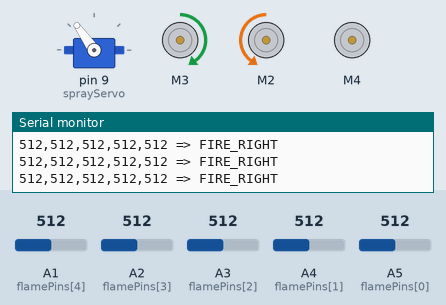
Bench run of a sketch on a simulated Arduino Uno, built with avr-gcc and run on an emulated ATmega328P. Parts: servo, 3 × DC motor (green arrow = forward, orange = backward, longer = faster), the last lines printed to the serial monitor. Inputs (shaded band) come from the test bench; at power-on: A5 (flamePins[0]) = 512, A2 (flamePins[3]) = 512, A1 (flamePins[4]) = 512, A3 (flamePins[2]) = 512, A4 (flamePins[1]) = 512.

Above: at 1.2 s.
1.3 s: A5 (flamePins[0]) set to 479
At 2.8 s:
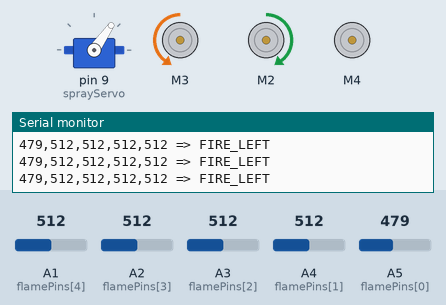
3.1 s: A2 (flamePins[3]) set to 186
4.6 s: A2 (flamePins[3]) set to 164
At 6.0 s:
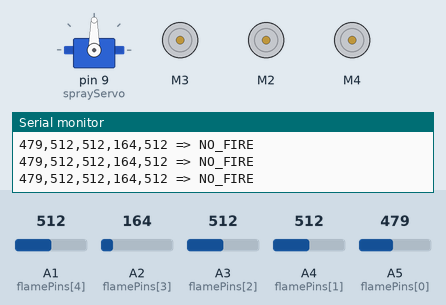
6.3 s: A2 (flamePins[3]) set to 182
At 7.6 s:
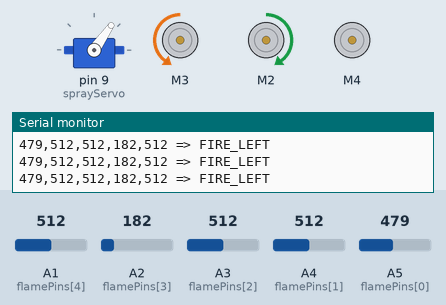
7.9 s: A5 (flamePins[0]) set to 714
At 8.18 s:
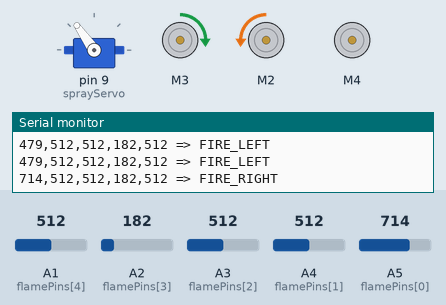
9.7 s: A2 (flamePins[3]) set to 162
At 9.85 s:
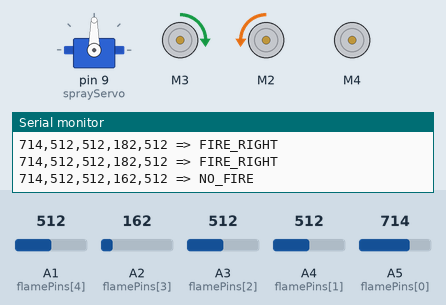
Timing chart, 0 to 12.4 s (numbered marks = the images above; inputs shaded):
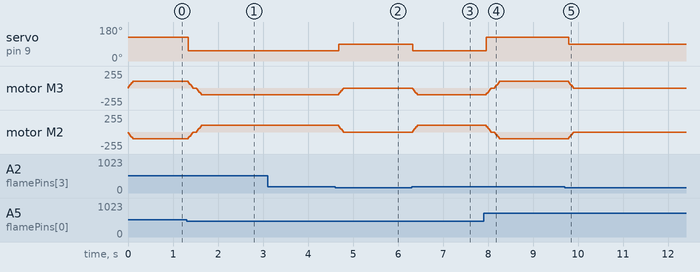

Measured:
- the behaviour switches between 486 and 485 on A5 (flamePins[0]) (found by bisection; images 0 and 1)
- the behaviour switches between 173 and 172 on A2 (flamePins[3]) (found by bisection; images 1 and 2)
- after the input at 1.3 s, servo on pin 9 (sprayServo): 125° → 55° at once; motor M3: moves from forward 100/255 to backward 100/255 over 0.29 s, starting at once; motor M2: moves from backward 100/255 to forward 100/255 over 0.29 s, starting at once
- after the input at 4.6 s, servo on pin 9 (sprayServo): 55° → 90° after 0.08 s; motor M3: backward 100/255 → stopped after 0.08 s; motor M2: forward 100/255 → stopped after 0.08 s
- after the input at 6.3 s, servo on pin 9 (sprayServo): 90° → 55° at once; motor M3: stopped → backward 100/255 at once; motor M2: stopped → forward 100/255 at once
- after the input at 7.9 s, servo on pin 9 (sprayServo): 55° → 125° after 0.07 s; motor M3: moves from backward 100/255 to forward 100/255 over 0.29 s, starting after 0.07 s; motor M2: moves from forward 100/255 to backward 100/255 over 0.29 s, starting after 0.07 s
- after the input at 9.7 s, servo on pin 9 (sprayServo): 125° → 90° after 0.09 s; motor M3: forward 100/255 → stopped after 0.09 s; motor M2: backward 100/255 → stopped after 0.09 s

The sketch:

02_fire_robot_ml.ino
```cpp
/*
  Fire fighting robot dengan keputusan berbasis model Decision Tree.
  Urutan logis sensor: s1=A5, s2=A4, s3=A3, s4=A2, s5=A1.

  Alur keputusan:
  1. predictFireDirection() mengklasifikasikan arah api ke 4 kelas.
  2. Jika hasilnya FIRE_CENTER dan s3 >= PROXIMITY_THRESHOLD, robot berhenti dan padamkan.
  3. Selain itu, robot bergerak mengikuti arah klasifikasi.

  Ganti fungsi predictFireDirection() dengan hasil dari train_fire_model.py
  setelah training menggunakan data asli dari robot.
*/

#include <AFMotor.h>
#include <Servo.h>

AF_DCMotor leftMotor(3);
AF_DCMotor rightMotor(2);
AF_DCMotor pumpMotor(4);

Servo sprayServo;

// Urutan logis dataset: s1=A5, s2=A4, s3=A3, s4=A2, s5=A1.
const int flamePins[5] = { A5, A4, A3, A2, A1 };

const int MOTOR_SPEED = 100;
const int PUMP_SPEED  = 200;
const int MOTOR_RAMP_STEP = 20;
const int MOTOR_RAMP_DELAY_MS = 25;
const int MOTOR_DIRECTION_CHANGE_PAUSE_MS = 60;

const int SERVO_LEFT   = 55;
const int SERVO_CENTER = 90;
const int SERVO_RIGHT  = 125;

// Threshold proximity pada channel tengah (A3 / s3).
// Untuk dataset ini, nilai s3 yang lebih tinggi berarti api tengah lebih kuat/dekat.
// Nilai 1000 dipakai sebagai default konservatif dan tetap perlu kalibrasi robot fisik.
const int PROXIMITY_THRESHOLD = 1000;

enum FireDirection {
  NO_FIRE = 0,
  FIRE_LEFT = 1,
  FIRE_CENTER = 2,
  FIRE_RIGHT = 3,
};

int currentDriveSpeed = 0;
uint8_t currentLeftDirection = RELEASE;
uint8_t currentRightDirection = RELEASE;

void setup() {
  Serial.begin(9600);

  sprayServo.attach(9);
  sprayServo.write(SERVO_CENTER);

  leftMotor.setSpeed(0);
  rightMotor.setSpeed(0);
  pumpMotor.setSpeed(PUMP_SPEED);

  stopMotors();
  pumpMotor.run(RELEASE);
}

void loop() {
  int s1 = analogRead(flamePins[0]);
  int s2 = analogRead(flamePins[1]);
  int s3 = analogRead(flamePins[2]);
  int s4 = analogRead(flamePins[3]);
  int s5 = analogRead(flamePins[4]);

  int direction = predictFireDirection(s1, s2, s3, s4, s5);
  bool isClose = (direction == FIRE_CENTER) && (s3 >= PROXIMITY_THRESHOLD);

  printDebug(s1, s2, s3, s4, s5, direction, isClose);
  applyDecision(direction, isClose);

  delay(150);
}

// ---------------------------------------------------------------
// GANTI fungsi ini dengan output dari train_fire_model.py
// setelah training menggunakan data sensor asli.
// ---------------------------------------------------------------
int predictFireDirection(int s1, int s2, int s3, int s4, int s5) {
  if (s4 <= 172) {
    return NO_FIRE;
  } else {
    if (s3 <= 795) {
      if (s1 <= 485) {
        return FIRE_LEFT;
      } else {
        return FIRE_RIGHT;
      }
    } else {
      if (s2 <= 704) {
        return FIRE_LEFT;
      } else {
        if (s1 <= 998) {
          return FIRE_CENTER;
        } else {
          return FIRE_RIGHT;
        }
      }
    }
  }
}

void applyDecision(int direction, bool isClose) {
  if (direction == FIRE_LEFT) {
    sprayServo.write(SERVO_LEFT);
    pumpMotor.run(RELEASE);
    turnLeft();
    return;
  }

  if (direction == FIRE_RIGHT) {
    sprayServo.write(SERVO_RIGHT);
    pumpMotor.run(RELEASE);
    turnRight();
    return;
  }

  if (direction == FIRE_CENTER) {
    sprayServo.write(SERVO_CENTER);
    if (isClose) {
      stopMotors();
      extinguish();
    } else {
      pumpMotor.run(RELEASE);
      moveForward();
    }
    return;
  }

  sprayServo.write(SERVO_CENTER);
  pumpMotor.run(RELEASE);
  stopMotors();
}

void rampDriveSpeed(int targetSpeed) {
  targetSpeed = constrain(targetSpeed, 0, MOTOR_SPEED);

  while (currentDriveSpeed != targetSpeed) {
    if (currentDriveSpeed < targetSpeed) {
      currentDriveSpeed += MOTOR_RAMP_STEP;
      if (currentDriveSpeed > targetSpeed) currentDriveSpeed = targetSpeed;
    } else {
      currentDriveSpeed -= MOTOR_RAMP_STEP;
      if (currentDriveSpeed < targetSpeed) currentDriveSpeed = targetSpeed;
    }

    leftMotor.setSpeed(currentDriveSpeed);
    rightMotor.setSpeed(currentDriveSpeed);
    delay(MOTOR_RAMP_DELAY_MS);
  }
}

bool isDirectionChange(uint8_t currentDirection, uint8_t nextDirection) {
  return currentDirection != RELEASE &&
         nextDirection != RELEASE &&
         currentDirection != nextDirection;
}

void setDriveState(uint8_t leftDirection, uint8_t rightDirection) {
  if (currentLeftDirection == leftDirection &&
      currentRightDirection == rightDirection) {
    if (leftDirection == RELEASE && rightDirection == RELEASE && currentDriveSpeed == 0) {
      return;
    }

    if (leftDirection != RELEASE && rightDirection != RELEASE && currentDriveSpeed == MOTOR_SPEED) {
      return;
    }
  }

  bool shouldPauseForReverse =
    isDirectionChange(currentLeftDirection, leftDirection) ||
    isDirectionChange(currentRightDirection, rightDirection);

  rampDriveSpeed(0);

  leftMotor.run(RELEASE);
  rightMotor.run(RELEASE);
  currentLeftDirection = RELEASE;
  currentRightDirection = RELEASE;

  if (leftDirection == RELEASE && rightDirection == RELEASE) {
    return;
  }

  if (shouldPauseForReverse) {
    delay(MOTOR_DIRECTION_CHANGE_PAUSE_MS);
  }

  leftMotor.run(leftDirection);
  rightMotor.run(rightDirection);
  currentLeftDirection = leftDirection;
  currentRightDirection = rightDirection;

  rampDriveSpeed(MOTOR_SPEED);
}

void extinguish() {
  pumpMotor.run(FORWARD);
  for (int pos = SERVO_CENTER - 10; pos <= SERVO_CENTER + 10; pos += 5) {
    sprayServo.write(pos);
    delay(100);
  }
  for (int pos = SERVO_CENTER + 10; pos >= SERVO_CENTER - 10; pos -= 5) {
    sprayServo.write(pos);
    delay(100);
  }
  sprayServo.write(SERVO_CENTER);
  pumpMotor.run(RELEASE);
}

void turnLeft() {
  setDriveState(BACKWARD, FORWARD);
}

void turnRight() {
  setDriveState(FORWARD, BACKWARD);
}

void moveForward() {
  setDriveState(BACKWARD, BACKWARD);
}

void stopMotors() {
  setDriveState(RELEASE, RELEASE);
}

void printDebug(int s1, int s2, int s3, int s4, int s5, int direction, bool isClose) {
  Serial.print(s1); Serial.print(",");
  Serial.print(s2); Serial.print(",");
  Serial.print(s3); Serial.print(",");
  Serial.print(s4); Serial.print(",");
  Serial.print(s5); Serial.print(" => ");
  Serial.print(directionName(direction));
  if (isClose) Serial.print(" [EXTINGUISH]");
  Serial.println();
}

const char* directionName(int direction) {
  if (direction == FIRE_LEFT) return "FIRE_LEFT";
  if (direction == FIRE_CENTER) return "FIRE_CENTER";
  if (direction == FIRE_RIGHT) return "FIRE_RIGHT";
  return "NO_FIRE";
}
```
